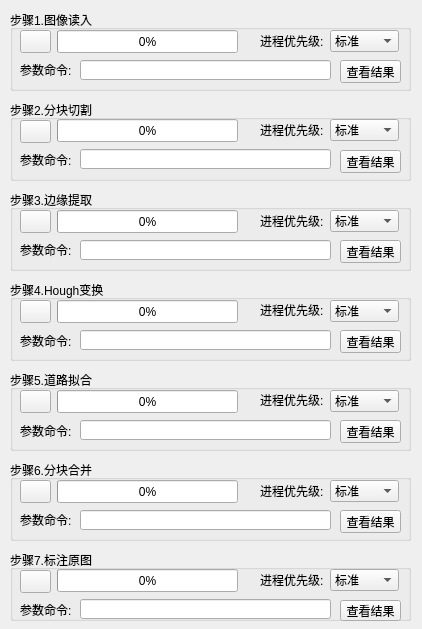
      <widget class="QWidget" name="scrollAreaWidgetContents">
       <property name="geometry">
        <rect>
         <x>0</x>
         <y>0</y>
         <width>422</width>
         <height>629</height>
        </rect>
       </property>
       <widget class="QGroupBox" name="groupBox_step1">
        <property name="geometry">
         <rect>
          <x>10</x>
          <y>10</y>
          <width>401</width>
          <height>81</height>
         </rect>
        </property>
        <property name="styleSheet">
         <string notr="true"/>
        </property>
        <property name="title">
         <string>步骤1.图像读入</string>
        </property>
        <widget class="QProgressBar" name="progressBar_step1">
         <property name="geometry">
          <rect>
           <x>47</x>
           <y>20</y>
           <width>181</width>
           <height>23</height>
          </rect>
         </property>
         <property name="value">
          <number>0</number>
         </property>
        </widget>
        <widget class="QLabel" name="label_paramStep1">
         <property name="geometry">
          <rect>
           <x>10</x>
           <y>50</y>
           <width>54</width>
           <height>20</height>
          </rect>
         </property>
         <property name="text">
          <string>参数命令:</string>
         </property>
        </widget>
        <widget class="QLineEdit" name="lineEdit_paramStep1">
         <property name="geometry">
          <rect>
           <x>70</x>
           <y>50</y>
           <width>251</width>
           <height>20</height>
          </rect>
         </property>
        </widget>
        <widget class="QLabel" name="label_priorityStep1">
         <property name="geometry">
          <rect>
           <x>250</x>
           <y>21</y>
           <width>71</width>
           <height>20</height>
          </rect>
         </property>
         <property name="text">
          <string>进程优先级:</string>
         </property>
        </widget>
        <widget class="QComboBox" name="comboBox_priorityStep1">
         <property name="geometry">
          <rect>
           <x>320</x>
           <y>20</y>
           <width>69</width>
           <height>22</height>
          </rect>
         </property>
         <property name="currentIndex">
          <number>2</number>
         </property>
         <item>
          <property name="text">
           <string>高</string>
          </property>
         </item>
         <item>
          <property name="text">
           <string>高于标准</string>
          </property>
         </item>
         <item>
          <property name="text">
           <string>标准</string>
          </property>
         </item>
         <item>
          <property name="text">
           <string>低于标准</string>
          </property>
         </item>
         <item>
          <property name="text">
           <string>低</string>
          </property>
         </item>
        </widget>
        <widget class="QPushButton" name="pushButton_step1">
         <property name="geometry">
          <rect>
           <x>10</x>
           <y>20</y>
           <width>31</width>
           <height>23</height>
          </rect>
         </property>
         <property name="text">
          <string/>
         </property>
         <property name="icon">
          <iconset>
           <normaloff>image/on.ico</normaloff>
           <normalon>image/off.ico</normalon>image/on.ico</iconset>
         </property>
         <property name="checkable">
          <bool>true</bool>
         </property>
        </widget>
        <widget class="QPushButton" name="pushButton_viewStep1">
         <property name="geometry">
          <rect>
           <x>330</x>
           <y>50</y>
           <width>61</width>
           <height>23</height>
          </rect>
         </property>
         <property name="text">
          <string>查看结果</string>
         </property>
        </widget>
       </widget>
       <widget class="QGroupBox" name="groupBox_step2">
        <property name="geometry">
         <rect>
          <x>10</x>
          <y>100</y>
          <width>401</width>
          <height>81</height>
         </rect>
        </property>
        <property name="styleSheet">
         <string notr="true"/>
        </property>
        <property name="title">
         <string>步骤2.分块切割</string>
        </property>
        <widget class="QLabel" name="label_paramStep2">
         <property name="geometry">
          <rect>
           <x>10</x>
           <y>50</y>
           <width>54</width>
           <height>20</height>
          </rect>
         </property>
         <property name="text">
          <string>参数命令:</string>
         </property>
        </widget>
        <widget class="QLabel" name="label_priorityStep2">
         <property name="geometry">
          <rect>
           <x>250</x>
           <y>20</y>
           <width>71</width>
           <height>20</height>
          </rect>
         </property>
         <property name="text">
          <string>进程优先级:</string>
         </property>
        </widget>
        <widget class="QPushButton" name="pushButton_step2">
         <property name="geometry">
          <rect>
           <x>10</x>
           <y>20</y>
           <width>31</width>
           <height>23</height>
          </rect>
         </property>
         <property name="text">
          <string/>
         </property>
         <property name="icon">
          <iconset>
           <normaloff>image/on.ico</normaloff>
           <normalon>image/off.ico</normalon>image/on.ico</iconset>
         </property>
         <property name="checkable">
          <bool>true</bool>
         </property>
        </widget>
        <widget class="QProgressBar" name="progressBar_step2">
         <property name="geometry">
          <rect>
           <x>47</x>
           <y>19</y>
           <width>181</width>
           <height>23</height>
          </rect>
         </property>
         <property name="value">
          <number>0</number>
         </property>
        </widget>
        <widget class="QLineEdit" name="lineEdit_paramStep2">
         <property name="geometry">
          <rect>
           <x>70</x>
           <y>49</y>
           <width>251</width>
           <height>20</height>
          </rect>
         </property>
        </widget>
        <widget class="QComboBox" name="comboBox_priorityStep2">
         <property name="geometry">
          <rect>
           <x>320</x>
           <y>19</y>
           <width>69</width>
           <height>22</height>
          </rect>
         </property>
         <property name="currentIndex">
          <number>2</number>
         </property>
         <item>
          <property name="text">
           <string>高</string>
          </property>
         </item>
         <item>
          <property name="text">
           <string>高于标准</string>
          </property>
         </item>
         <item>
          <property name="text">
           <string>标准</string>
          </property>
         </item>
         <item>
          <property name="text">
           <string>低于标准</string>
          </property>
         </item>
         <item>
          <property name="text">
           <string>低</string>
          </property>
         </item>
        </widget>
        <widget class="QPushButton" name="pushButton_viewStep2">
         <property name="geometry">
          <rect>
           <x>330</x>
           <y>50</y>
           <width>61</width>
           <height>23</height>
          </rect>
         </property>
         <property name="text">
          <string>查看结果</string>
         </property>
        </widget>
       </widget>
       <widget class="QGroupBox" name="groupBox_step3">
        <property name="geometry">
         <rect>
          <x>10</x>
          <y>190</y>
          <width>401</width>
          <height>81</height>
         </rect>
        </property>
        <property name="styleSheet">
         <string notr="true"/>
        </property>
        <property name="title">
         <string>步骤3.边缘提取</string>
        </property>
        <widget class="QLabel" name="label_paramStep3">
         <property name="geometry">
          <rect>
           <x>10</x>
           <y>50</y>
           <width>54</width>
           <height>20</height>
          </rect>
         </property>
         <property name="text">
          <string>参数命令:</string>
         </property>
        </widget>
        <widget class="QLabel" name="label_priorityStep3">
         <property name="geometry">
          <rect>
           <x>250</x>
           <y>21</y>
           <width>71</width>
           <height>20</height>
          </rect>
         </property>
         <property name="text">
          <string>进程优先级:</string>
         </property>
        </widget>
        <widget class="QPushButton" name="pushButton_step3">
         <property name="geometry">
          <rect>
           <x>10</x>
           <y>20</y>
           <width>31</width>
           <height>23</height>
          </rect>
         </property>
         <property name="text">
          <string/>
         </property>
         <property name="icon">
          <iconset>
           <normaloff>image/on.ico</normaloff>
           <normalon>image/off.ico</normalon>image/on.ico</iconset>
         </property>
         <property name="checkable">
          <bool>true</bool>
         </property>
        </widget>
        <widget class="QProgressBar" name="progressBar_step3">
         <property name="geometry">
          <rect>
           <x>47</x>
           <y>20</y>
           <width>181</width>
           <height>23</height>
          </rect>
         </property>
         <property name="value">
          <number>0</number>
         </property>
        </widget>
        <widget class="QLineEdit" name="lineEdit_paramStep3">
         <property name="geometry">
          <rect>
           <x>70</x>
           <y>50</y>
           <width>251</width>
           <height>20</height>
          </rect>
         </property>
        </widget>
        <widget class="QComboBox" name="comboBox_priorityStep3">
         <property name="geometry">
          <rect>
           <x>320</x>
           <y>20</y>
           <width>69</width>
           <height>22</height>
          </rect>
         </property>
         <property name="currentIndex">
          <number>2</number>
         </property>
         <item>
          <property name="text">
           <string>高</string>
          </property>
         </item>
         <item>
          <property name="text">
           <string>高于标准</string>
          </property>
         </item>
         <item>
          <property name="text">
           <string>标准</string>
          </property>
         </item>
         <item>
          <property name="text">
           <string>低于标准</string>
          </property>
         </item>
         <item>
          <property name="text">
           <string>低</string>
          </property>
         </item>
        </widget>
        <widget class="QPushButton" name="pushButton_viewStep3">
         <property name="geometry">
          <rect>
           <x>330</x>
           <y>50</y>
           <width>61</width>
           <height>23</height>
          </rect>
         </property>
         <property name="text">
          <string>查看结果</string>
         </property>
        </widget>
       </widget>
       <widget class="QGroupBox" name="groupBox_step4">
        <property name="geometry">
         <rect>
          <x>10</x>
          <y>280</y>
          <width>401</width>
          <height>81</height>
         </rect>
        </property>
        <property name="styleSheet">
         <string notr="true"/>
        </property>
        <property name="title">
         <string>步骤4.Hough变换</string>
        </property>
        <widget class="QLabel" name="label_paramStep4">
         <property name="geometry">
          <rect>
           <x>10</x>
           <y>51</y>
           <width>54</width>
           <height>20</height>
          </rect>
         </property>
         <property name="text">
          <string>参数命令:</string>
         </property>
        </widget>
        <widget class="QLabel" name="label_priorityStep4">
         <property name="geometry">
          <rect>
           <x>250</x>
           <y>20</y>
           <width>71</width>
           <height>20</height>
          </rect>
         </property>
         <property name="text">
          <string>进程优先级:</string>
         </property>
        </widget>
        <widget class="QPushButton" name="pushButton_step4">
         <property name="geometry">
          <rect>
           <x>10</x>
           <y>20</y>
           <width>31</width>
           <height>23</height>
          </rect>
         </property>
         <property name="text">
          <string/>
         </property>
         <property name="icon">
          <iconset>
           <normaloff>image/on.ico</normaloff>
           <normalon>image/off.ico</normalon>image/on.ico</iconset>
         </property>
         <property name="checkable">
          <bool>true</bool>
         </property>
        </widget>
        <widget class="QProgressBar" name="progressBar_step4">
         <property name="geometry">
          <rect>
           <x>47</x>
           <y>20</y>
           <width>181</width>
           <height>23</height>
          </rect>
         </property>
         <property name="value">
          <number>0</number>
         </property>
        </widget>
        <widget class="QLineEdit" name="lineEdit_paramStep4">
         <property name="geometry">
          <rect>
           <x>70</x>
           <y>50</y>
           <width>251</width>
           <height>20</height>
          </rect>
         </property>
        </widget>
        <widget class="QComboBox" name="comboBox_priorityStep4">
         <property name="geometry">
          <rect>
           <x>320</x>
           <y>20</y>
           <width>69</width>
           <height>22</height>
          </rect>
         </property>
         <property name="currentIndex">
          <number>2</number>
         </property>
         <item>
          <property name="text">
           <string>高</string>
          </property>
         </item>
         <item>
          <property name="text">
           <string>高于标准</string>
          </property>
         </item>
         <item>
          <property name="text">
           <string>标准</string>
          </property>
         </item>
         <item>
          <property name="text">
           <string>低于标准</string>
          </property>
         </item>
         <item>
          <property name="text">
           <string>低</string>
          </property>
         </item>
        </widget>
        <widget class="QPushButton" name="pushButton_viewStep4">
         <property name="geometry">
          <rect>
           <x>330</x>
           <y>50</y>
           <width>61</width>
           <height>23</height>
          </rect>
         </property>
         <property name="text">
          <string>查看结果</string>
         </property>
        </widget>
       </widget>
       <widget class="QGroupBox" name="groupBox_step5">
        <property name="geometry">
         <rect>
          <x>10</x>
          <y>370</y>
          <width>401</width>
          <height>81</height>
         </rect>
        </property>
        <property name="styleSheet">
         <string notr="true"/>
        </property>
        <property name="title">
         <string>步骤5.道路拟合</string>
        </property>
        <widget class="QLabel" name="label_paramStep5">
         <property name="geometry">
          <rect>
           <x>10</x>
           <y>51</y>
           <width>54</width>
           <height>20</height>
          </rect>
         </property>
         <property name="text">
          <string>参数命令:</string>
         </property>
        </widget>
        <widget class="QLabel" name="label_priorityStep5">
         <property name="geometry">
          <rect>
           <x>250</x>
           <y>20</y>
           <width>71</width>
           <height>20</height>
          </rect>
         </property>
         <property name="text">
          <string>进程优先级:</string>
         </property>
        </widget>
        <widget class="QPushButton" name="pushButton_step5">
         <property name="geometry">
          <rect>
           <x>10</x>
           <y>20</y>
           <width>31</width>
           <height>23</height>
          </rect>
         </property>
         <property name="text">
          <string/>
         </property>
         <property name="icon">
          <iconset>
           <normaloff>image/on.ico</normaloff>
           <normalon>image/off.ico</normalon>image/on.ico</iconset>
         </property>
         <property name="checkable">
          <bool>true</bool>
         </property>
        </widget>
        <widget class="QProgressBar" name="progressBar_step5">
         <property name="geometry">
          <rect>
           <x>47</x>
           <y>20</y>
           <width>181</width>
           <height>23</height>
          </rect>
         </property>
         <property name="value">
          <number>0</number>
         </property>
        </widget>
        <widget class="QLineEdit" name="lineEdit_paramStep5">
         <property name="geometry">
          <rect>
           <x>70</x>
           <y>50</y>
           <width>251</width>
           <height>20</height>
          </rect>
         </property>
        </widget>
        <widget class="QComboBox" name="comboBox_priorityStep5">
         <property name="geometry">
          <rect>
           <x>320</x>
           <y>20</y>
           <width>69</width>
           <height>22</height>
          </rect>
         </property>
         <property name="currentIndex">
          <number>2</number>
         </property>
         <item>
          <property name="text">
           <string>高</string>
          </property>
         </item>
         <item>
          <property name="text">
           <string>高于标准</string>
          </property>
         </item>
         <item>
          <property name="text">
           <string>标准</string>
          </property>
         </item>
         <item>
          <property name="text">
           <string>低于标准</string>
          </property>
         </item>
         <item>
          <property name="text">
           <string>低</string>
          </property>
         </item>
        </widget>
        <widget class="QPushButton" name="pushButton_viewStep5">
         <property name="geometry">
          <rect>
           <x>330</x>
           <y>50</y>
           <width>61</width>
           <height>23</height>
          </rect>
         </property>
         <property name="text">
          <string>查看结果</string>
         </property>
        </widget>
       </widget>
       <widget class="QGroupBox" name="groupBox_step6">
        <property name="geometry">
         <rect>
          <x>10</x>
          <y>460</y>
          <width>401</width>
          <height>81</height>
         </rect>
        </property>
        <property name="styleSheet">
         <string notr="true"/>
        </property>
        <property name="title">
         <string>步骤6.分块合并</string>
        </property>
        <widget class="QLabel" name="label_paramStep6">
         <property name="geometry">
          <rect>
           <x>10</x>
           <y>50</y>
           <width>54</width>
           <height>20</height>
          </rect>
         </property>
         <property name="text">
          <string>参数命令:</string>
         </property>
        </widget>
        <widget class="QLabel" name="label_priorityStep6">
         <property name="geometry">
          <rect>
           <x>250</x>
           <y>21</y>
           <width>71</width>
           <height>20</height>
          </rect>
         </property>
         <property name="text">
          <string>进程优先级:</string>
         </property>
        </widget>
        <widget class="QPushButton" name="pushButton_step6">
         <property name="geometry">
          <rect>
           <x>10</x>
           <y>20</y>
           <width>31</width>
           <height>23</height>
          </rect>
         </property>
         <property name="text">
          <string/>
         </property>
         <property name="icon">
          <iconset>
           <normaloff>image/on.ico</normaloff>
           <normalon>image/off.ico</normalon>image/on.ico</iconset>
         </property>
         <property name="checkable">
          <bool>true</bool>
         </property>
        </widget>
        <widget class="QProgressBar" name="progressBar_step6">
         <property name="geometry">
          <rect>
           <x>47</x>
           <y>20</y>
           <width>181</width>
           <height>23</height>
          </rect>
         </property>
         <property name="value">
          <number>0</number>
         </property>
        </widget>
        <widget class="QLineEdit" name="lineEdit_paramStep6">
         <property name="geometry">
          <rect>
           <x>70</x>
           <y>50</y>
           <width>251</width>
           <height>20</height>
          </rect>
         </property>
        </widget>
        <widget class="QComboBox" name="comboBox_priorityStep6">
         <property name="geometry">
          <rect>
           <x>320</x>
           <y>20</y>
           <width>69</width>
           <height>22</height>
          </rect>
         </property>
         <property name="currentIndex">
          <number>2</number>
         </property>
         <item>
          <property name="text">
           <string>高</string>
          </property>
         </item>
         <item>
          <property name="text">
           <string>高于标准</string>
          </property>
         </item>
         <item>
          <property name="text">
           <string>标准</string>
          </property>
         </item>
         <item>
          <property name="text">
           <string>低于标准</string>
          </property>
         </item>
         <item>
          <property name="text">
           <string>低</string>
          </property>
         </item>
        </widget>
        <widget class="QPushButton" name="pushButton_viewStep6">
         <property name="geometry">
          <rect>
           <x>330</x>
           <y>50</y>
           <width>61</width>
           <height>23</height>
          </rect>
         </property>
         <property name="text">
          <string>查看结果</string>
         </property>
        </widget>
       </widget>
       <widget class="QGroupBox" name="groupBox_step7">
        <property name="geometry">
         <rect>
          <x>10</x>
          <y>550</y>
          <width>401</width>
          <height>71</height>
         </rect>
        </property>
        <property name="styleSheet">
         <string notr="true"/>
        </property>
        <property name="title">
         <string>步骤7.标注原图</string>
        </property>
        <widget class="QLabel" name="label_paramStep7">
         <property name="geometry">
          <rect>
           <x>10</x>
           <y>50</y>
           <width>54</width>
           <height>20</height>
          </rect>
         </property>
         <property name="text">
          <string>参数命令:</string>
         </property>
        </widget>
        <widget class="QLabel" name="label_priorityStep7">
         <property name="geometry">
          <rect>
           <x>250</x>
           <y>20</y>
           <width>71</width>
           <height>20</height>
          </rect>
         </property>
         <property name="text">
          <string>进程优先级:</string>
         </property>
        </widget>
        <widget class="QPushButton" name="pushButton_step7">
         <property name="geometry">
          <rect>
           <x>10</x>
           <y>20</y>
           <width>31</width>
           <height>23</height>
          </rect>
         </property>
         <property name="text">
          <string/>
         </property>
         <property name="icon">
          <iconset>
           <normaloff>image/on.ico</normaloff>
           <normalon>image/off.ico</normalon>image/on.ico</iconset>
         </property>
         <property name="checkable">
          <bool>true</bool>
         </property>
        </widget>
        <widget class="QProgressBar" name="progressBar_step7">
         <property name="geometry">
          <rect>
           <x>47</x>
           <y>19</y>
           <width>181</width>
           <height>23</height>
          </rect>
         </property>
         <property name="value">
          <number>0</number>
         </property>
        </widget>
        <widget class="QLineEdit" name="lineEdit_paramStep7">
         <property name="geometry">
          <rect>
           <x>70</x>
           <y>49</y>
           <width>251</width>
           <height>20</height>
          </rect>
         </property>
        </widget>
        <widget class="QComboBox" name="comboBox_priorityStep7">
         <property name="geometry">
          <rect>
           <x>320</x>
           <y>19</y>
           <width>69</width>
           <height>22</height>
          </rect>
         </property>
         <property name="currentIndex">
          <number>2</number>
         </property>
         <item>
          <property name="text">
           <string>高</string>
          </property>
         </item>
         <item>
          <property name="text">
           <string>高于标准</string>
          </property>
         </item>
         <item>
          <property name="text">
           <string>标准</string>
          </property>
         </item>
         <item>
          <property name="text">
           <string>低于标准</string>
          </property>
         </item>
         <item>
          <property name="text">
           <string>低</string>
          </property>
         </item>
        </widget>
        <widget class="QPushButton" name="pushButton_viewStep7">
         <property name="geometry">
          <rect>
           <x>330</x>
           <y>50</y>
           <width>61</width>
           <height>21</height>
          </rect>
         </property>
         <property name="text">
          <string>查看结果</string>
         </property>
        </widget>
       </widget>
      </widget>
